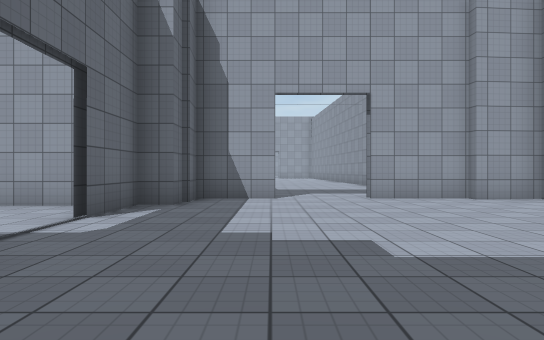
view 1 (above)

21 first-person views from a walk through a scene from a Unity 3-D project. The camera is 1.2 m above the floor, looks level and sees 75° across. The floor is counted in squares, 2 m on a side. Each view is taken from the middle of a square. On the plan, view 1 faces up. The plan holds only what a view shows up to about 10 squares ahead; the rest is blank. The place goes on beyond the plan. The player character is not drawn. Surface patterns are stand-ins for the level's own textures.

view 2
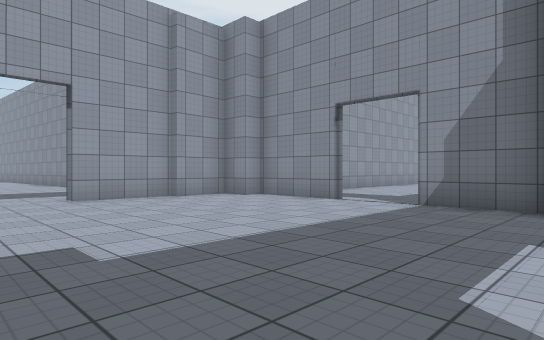

view 3
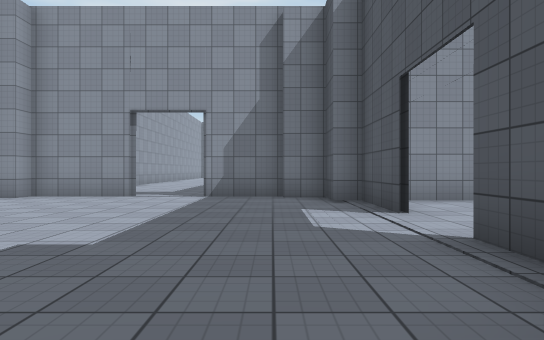

view 4
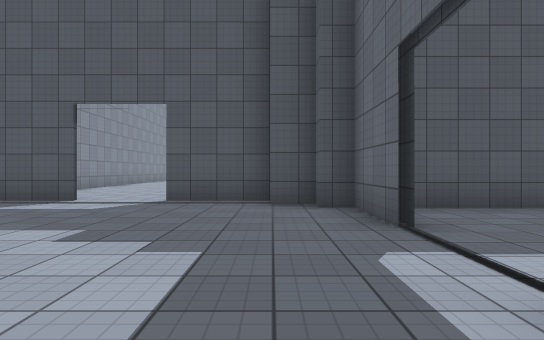

view 5
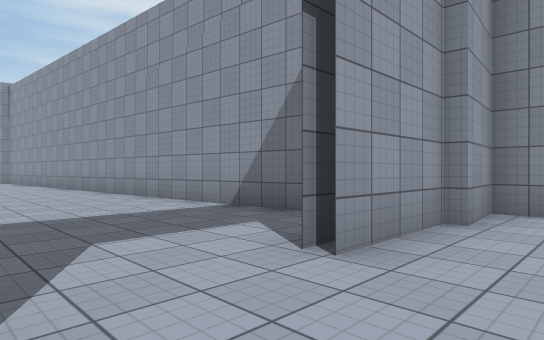

view 6
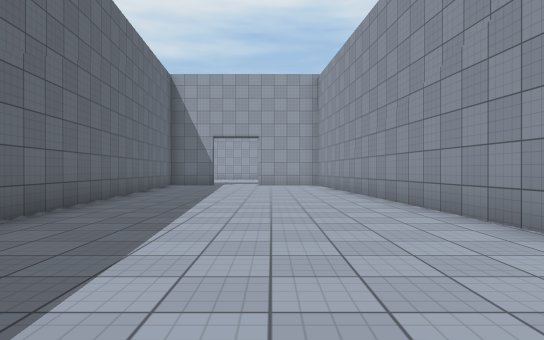

view 7
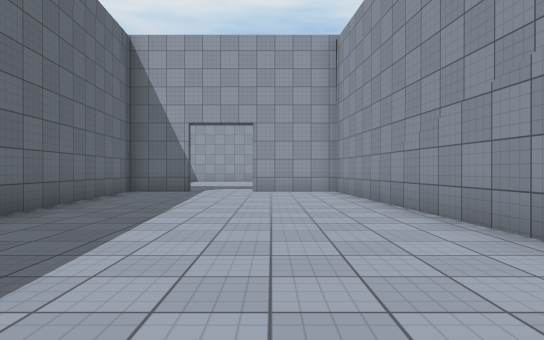

view 8
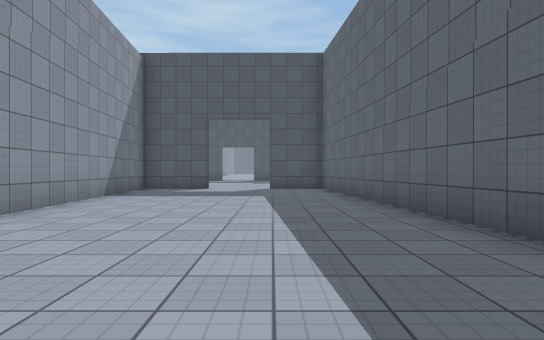

view 9
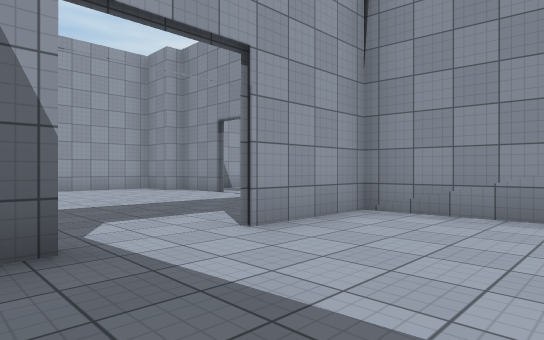

view 10
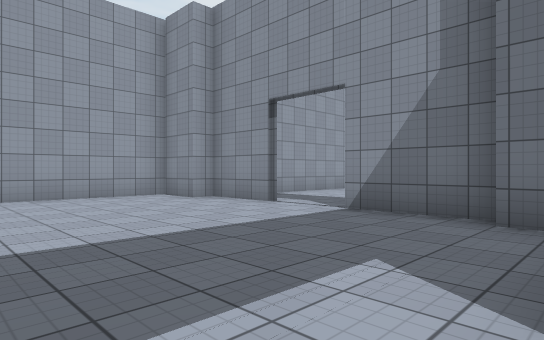

view 11
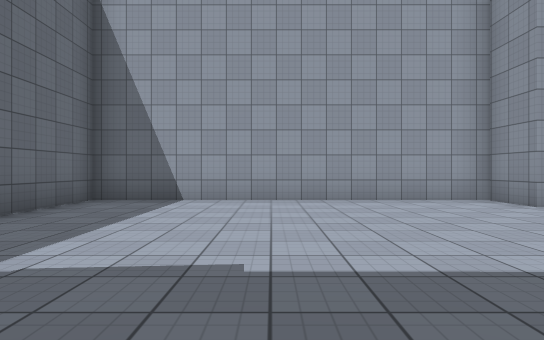

view 12
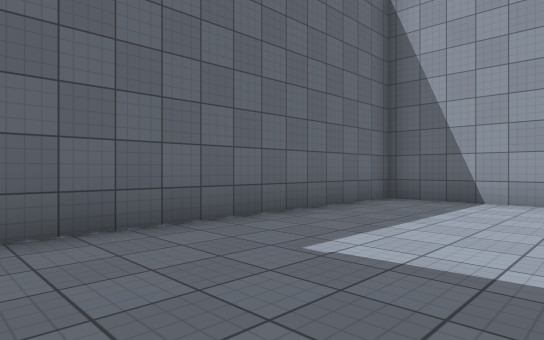

view 13
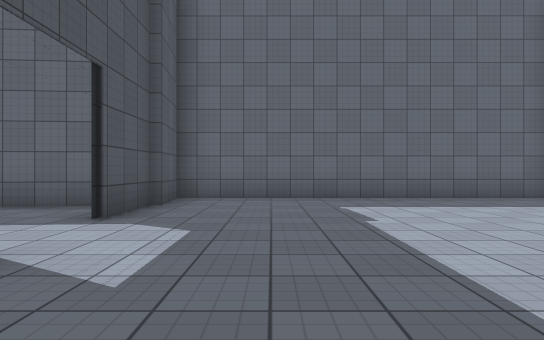

view 14
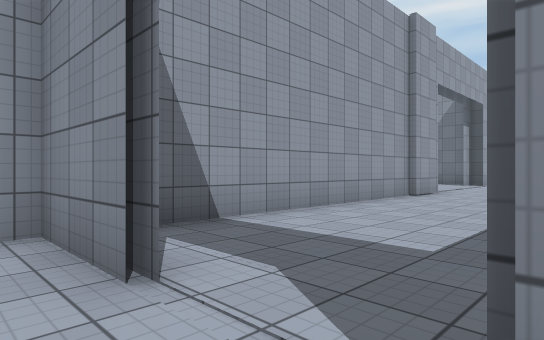

view 15
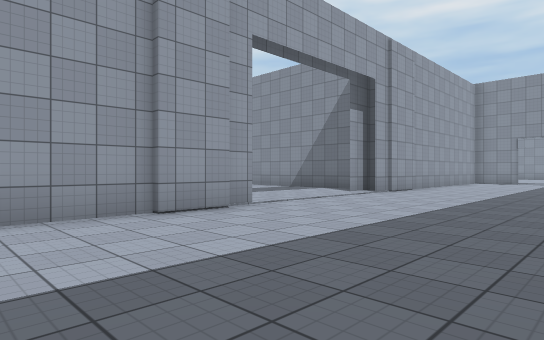

view 16
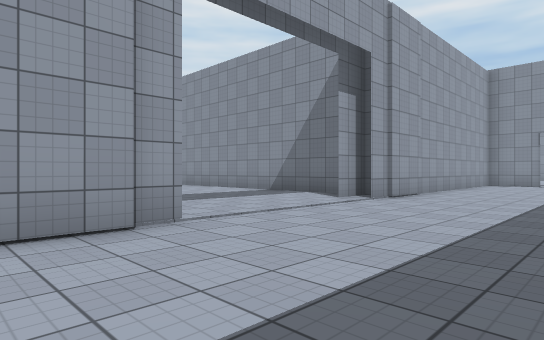

view 17
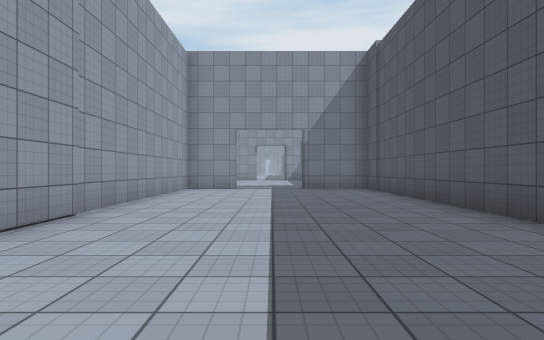

view 18
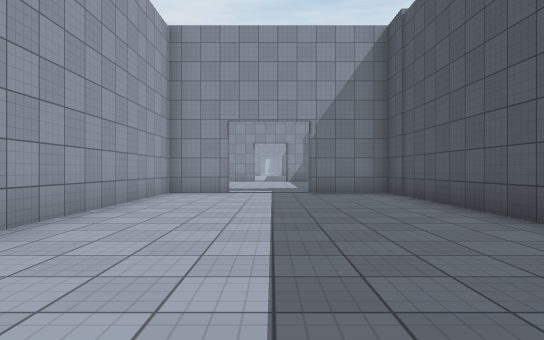

view 19
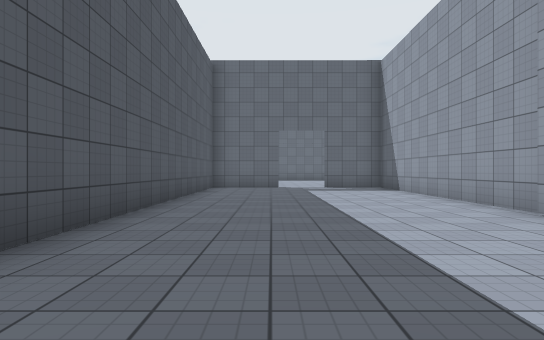

view 20
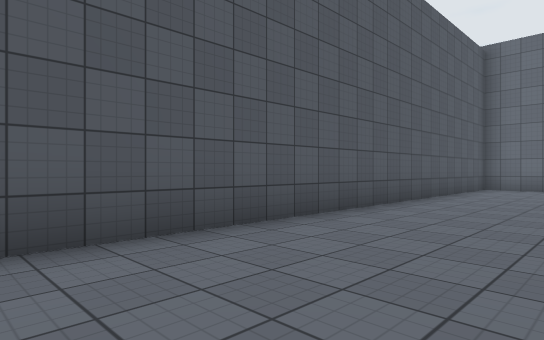

view 21
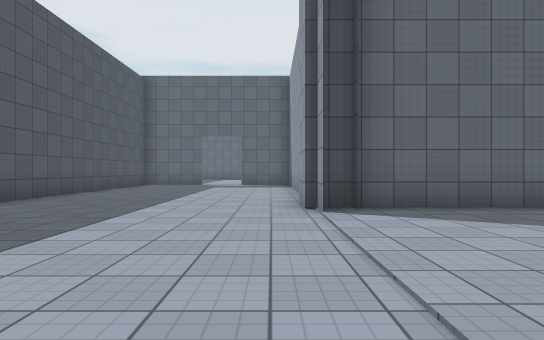

### Floor plan
Points are (right, up) in squares from view 1. A wall is a line through its corners. A room is listed if a view was taken in it or the views show most of it. See-through windows are left out.
Room 1 (views 1, 2, 3, 4, 5)
walls: (2.6, 7.7) (2, 7.7); (0.1, 7.4) (-1.6, 7.4) (-1.5, 6.6); (4.2, 7.4) (2, 7.4); (6.1, 4.1) (6.1, 6.5); (5.6, 6.5) (5.6, 7.3) (4.1, 7.2); (-1.7, 6.6) (-1.7, 6.1) (-2.3, 6.1) (-2.3, 4.4); (-2.3, 2.4) (-2.3, 0.4) (-1.7, 0.4) (-1.7, -0.1) (-0.9, -0.1); (2.7, -0.7) (4.8, -0.7) (4.7, -0.1) (5.8, -0.1) (5.8, 0.8); (-2.5, 2.4) (-2.5, 1.8); (6.1, 0.6) (6.1, 2.6); (-1, -0.7) (1.1, -0.7)
ways out: opening at (1.5, 8) to room 2; opening at (2, -1); opening at (6, 3.5); gap at (-3, 2)
Room 2 (views 6, 7, 8, 9, 10)
walls: (-1.3, 24.8) (-3, 24.8) (-1.7, 9); (4, 9) (2.8, 24.8) (0.4, 24.8)
ways out: opening at (1.5, 8) to room 1; opening at (-0.5, 25) to room 3
Room 3 (views 11, 12, 13, 14)
walls: (3.8, 29.8) (3.8, 31.7); (3.4, 31.7) (3.4, 33.1) (-4.6, 33.1) (-4.6, 24.9) (-1.3, 24.9); (3.4, 25.5) (3.4, 26); (3.8, 26) (3.8, 28.3)
ways out: opening at (-0.5, 25) to room 2; opening at (4, 29) to room 4
Room 4 (views 15, 16, 17, 18, 19, 20, 21)
walls: (13.2, 31.7) (12.5, 31.7); (13, 32.2) (12.5, 32.2); (18.3, 32) (18.3, 34.9); (18.2, 32.2) (17.1, 32.2); (11.4, 31.7) (4.9, 31.7); (18.9, 26) (26.2, 26) (26.2, 28); (12.5, 35.3) (12.5, 31.5) (11.2, 31.5); (4.9, 26) (15.6, 26); (26.2, 30.1) (26.2, 31.7) (17.5, 31.7); (3.9, 27.5) (3.9, 26.9)
ways out: opening at (4, 29) to room 3

Where each view was taken, in squares from view 1:
view 1: 0 up, 0 right, facing up
view 2: 0 up, 0 right, facing up-right
view 3: 1 up, 2 left, facing right
view 4: 6 up, 1 left, facing down
view 5: 6 up, 0 right, facing up-right
view 6: 11 up, 1 right, facing up
view 7: 15 up, 1 right, facing up
view 8: 19 up, 0 right, facing down
view 9: 22 up, 2 left, facing up-right
view 10: 25 up, 1 left, facing up-right
view 11: 26 up, 1 left, facing up
view 12: 26 up, 1 left, facing up-left
view 13: 27 up, 3 right, facing left
view 14: 28 up, 3 right, facing up-right
view 15: 27 up, 9 right, facing up-right
view 16: 28 up, 11 right, facing up-right
view 17: 29 up, 15 right, facing right
view 18: 29 up, 17 right, facing right
view 19: 28 up, 16 right, facing left
view 20: 29 up, 16 right, facing down-left
view 21: 31 up, 18 right, facing left
